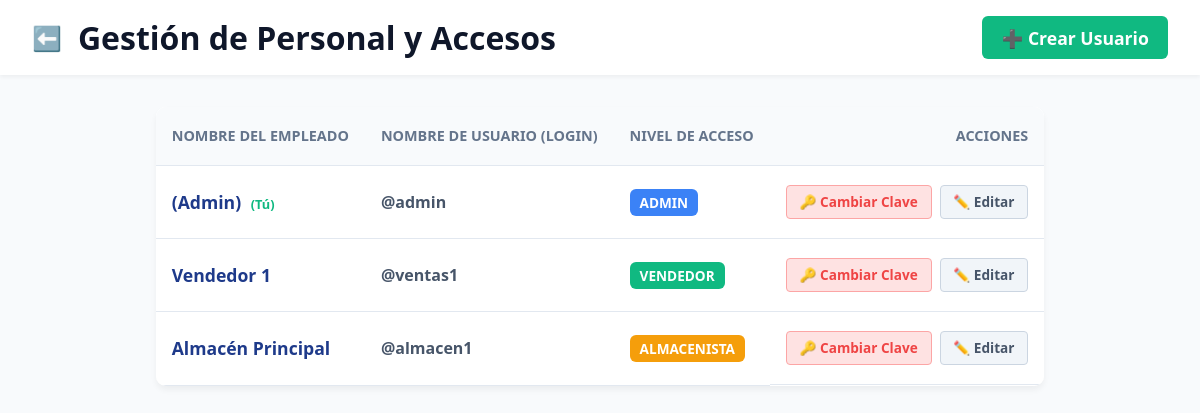
/usuarios.php (signed in), run on the app's committed database.
### tables this page shows
CREATE TABLE `usuarios` (
  `id` int(11) NOT NULL,
  `nombre` varchar(100) NOT NULL,
  `usuario` varchar(50) NOT NULL,
  `clave` varchar(255) NOT NULL,
  `rol` enum('admin','vendedor','almacenista') NOT NULL,
  `estado` enum('activo','inactivo') DEFAULT 'activo'
);

### usuarios.php (the view, shortened to what this page needs)
<?php
require_once 'conexion.php';
$query_usuarios = "SELECT * FROM usuarios ORDER BY rol ASC, nombre ASC";
$lista_usuarios = $conexion->query($query_usuarios);
?>
<!DOCTYPE html>
<html lang="es">
<head>
    <link rel="stylesheet" href="css/style.css?v=<?php echo time(); ?>">
</head>
<body style="background-color: #f8fafc;">
    <header class="top-bar">
        <div style="display: flex; align-items: center; gap: 1rem;">
            <a href="menu.php" style="text-decoration: none; font-size: 1.5rem; color: var(--texto-principal);">⬅️</a>
            <h1>Gestión de Personal y Accesos</h1>
        </div>
        <div>
            <button onclick="abrirModal('modal-nuevo')" class="btn-login" style="margin:0; background: #10b981; padding: 0.6rem 1.2rem;">➕ Crear Usuario</button>
        </div>
    </header>
    <main class="pantalla-completa">
        <div style="background: white; border-radius: 10px; box-shadow: 0 4px 6px rgba(0,0,0,0.05); overflow-x: auto;">
            <table class="tabla-inventario" style="width: 100%; margin: 0;">
                <thead>
                    <tr>
                        <th>Nombre del Empleado</th>
                        <th>Nombre de Usuario (Login)</th>
                        <th>Nivel de Acceso</th>
                        <th style="text-align: right;">Acciones</th>
                    </tr>
                </thead>
                <tbody>
                    <?php if ($lista_usuarios && $lista_usuarios->num_rows > 0): ?>
                        <?php while ($u = $lista_usuarios->fetch_assoc()):
                            $clase_rol = 'rol-vendedor';
                            if ($u['rol'] == 'admin') $clase_rol = 'rol-admin';
                            if ($u['rol'] == 'almacenista') $clase_rol = 'rol-almacenista';
                        ?>
                        <tr>
                            <td style="font-weight: bold; color: #1e3a8a; font-size: 1.1rem;">
                                <?php echo htmlspecialchars($u['nombre']); ?>
                                <?php if($u['id'] == $_SESSION['usuario_id']) echo '<span style="color: #10b981; font-size: 0.8rem; margin-left: 5px;">(Tú)</span>'; ?>
                            </td>
                            <td style="color: #475569; font-weight: bold;">@<?php echo htmlspecialchars($u['usuario']); ?></td>
                            <td><span class="badge-rol <?php echo $clase_rol; ?>"><?php echo htmlspecialchars($u['rol']); ?></span></td>
                            <td style="text-align: right; display: flex; justify-content: flex-end; gap: 0.5rem;">
                                <button class="btn-accion btn-clave" onclick="abrirModalClave(<?php echo $u['id']; ?>, '<?php echo addslashes($u['nombre']); ?>')">🔑 Cambiar Clave</button>
                                <button class="btn-accion" onclick="abrirModalEditar(<?php echo $u['id']; ?>, '<?php echo addslashes($u['nombre']); ?>', '<?php echo addslashes($u['usuario']); ?>', '<?php echo $u['rol']; ?>')">✏️ Editar</button>
                            </td>
                        </tr>
                        <?php endwhile; ?>
                    <?php else: ?>
                        <tr><td colspan="4" style="text-align: center; padding: 2rem;">No hay usuarios registrados.</td></tr>
                    <?php endif; ?>
                </tbody>
            </table>
        </div>
    </main>
</body>
</html>

### css/style.css (style rules this page uses)
:root { --primario: #0284c7; --primario-hover: #0369a1; --fondo: #f1f5f9; --tarjeta: #ffffff; --texto-principal: #0f172a; --texto-secundario: #64748b; --borde: #e2e8f0; --acento-bs: #10b981; }
* { margin: 0; padding: 0; box-sizing: border-box; font-family: 'Segoe UI', system-ui, sans-serif; }
body { background-color: var(--fondo); color: var(--texto-principal); height: 100vh; display: flex; flex-direction: column; }
.top-bar { background-color: var(--tarjeta); padding: 1rem 2rem; display: flex; justify-content: space-between; align-items: center; box-shadow: 0 2px 4px rgba(0,0,0,0.05); z-index: 10; }
.btn-login { width: 100%; padding: 1rem; background-color: var(--acento-bs); color: white; border: none; border-radius: 6px; font-size: 1.1rem; font-weight: bold; cursor: pointer; margin-top: 1rem; transition: 0.3s; }
.badge-rol { background-color: #e2e8f0; color: var(--texto-secundario); padding: 0.3rem 0.6rem; border-radius: 20px; font-size: 0.8rem; font-weight: bold; }
.tabla-inventario { width: 100%; border-collapse: collapse; background: var(--tarjeta); }
.tabla-inventario th, .tabla-inventario td { padding: 1.2rem 1rem; text-align: left; border-bottom: 1px solid var(--borde); }
.tabla-inventario th { background-color: #f8fafc; font-weight: bold; color: var(--texto-secundario); font-size: 0.9rem; text-transform: uppercase; }

### usuarios.php (style rules this page uses)
.pantalla-completa { padding: 2rem; max-width: 1000px; margin: 0 auto; }
.badge-rol { padding: 4px 10px; border-radius: 6px; font-weight: bold; font-size: 0.85rem; color: white; text-transform: uppercase; }
.rol-admin { background: #3b82f6; }
.rol-vendedor { background: #10b981; }
.rol-almacenista { background: #f59e0b; }
.btn-accion { background: #f1f5f9; color: #475569; border: 1px solid #cbd5e1; padding: 0.4rem 0.8rem; border-radius: 4px; font-weight: bold; cursor: pointer; transition: 0.2s; font-size: 0.85rem; }
.btn-clave { background: #fee2e2; color: #ef4444; border-color: #fca5a5; }

### data on the page
usuarios: nombre "(Admin)", shows "(Tú)", usuario "admin", rol "ADMIN"
usuarios: nombre "Vendedor 1", usuario "ventas1", rol "VENDEDOR"
usuarios: nombre "Almacén Principal", usuario "almacen1", rol "ALMACENISTA"
